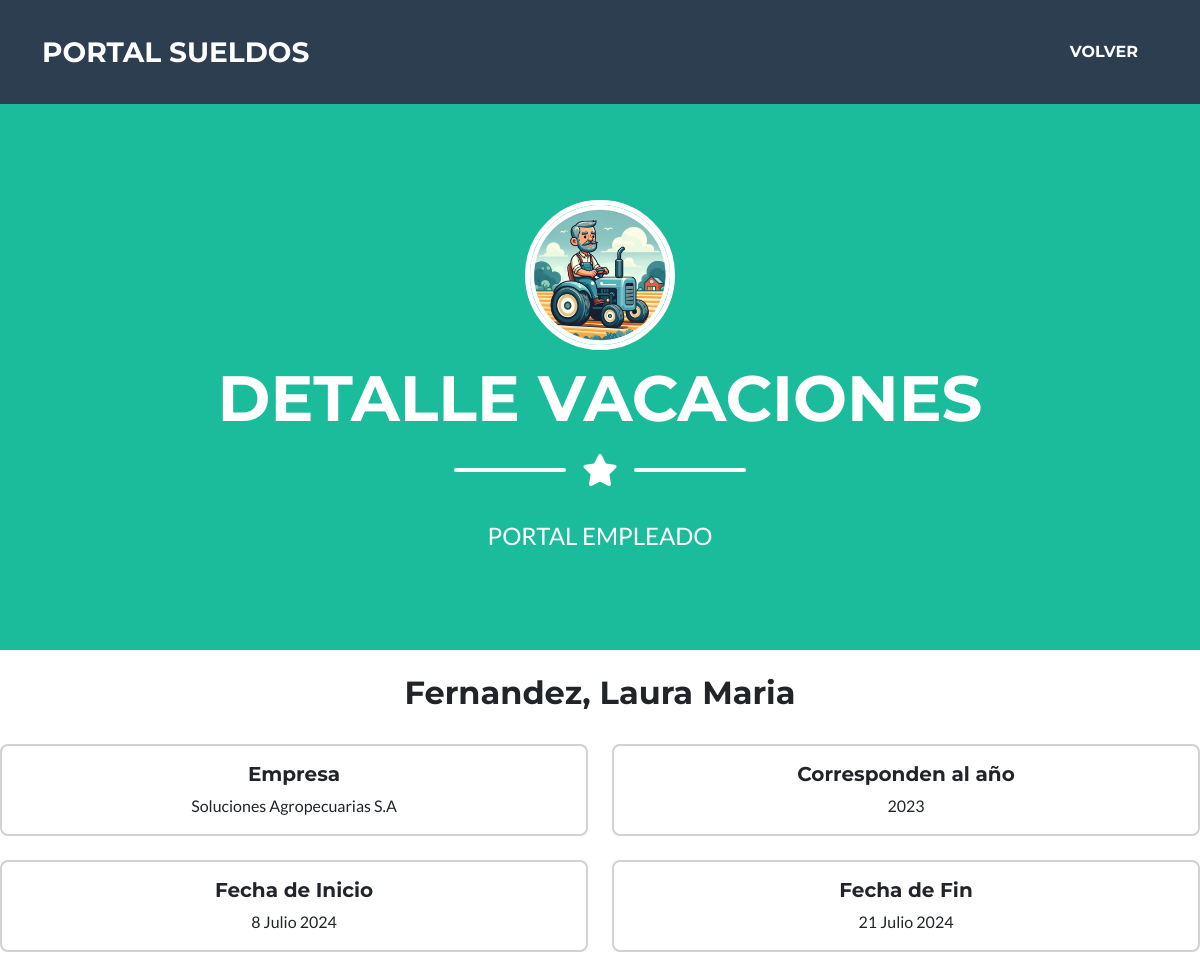
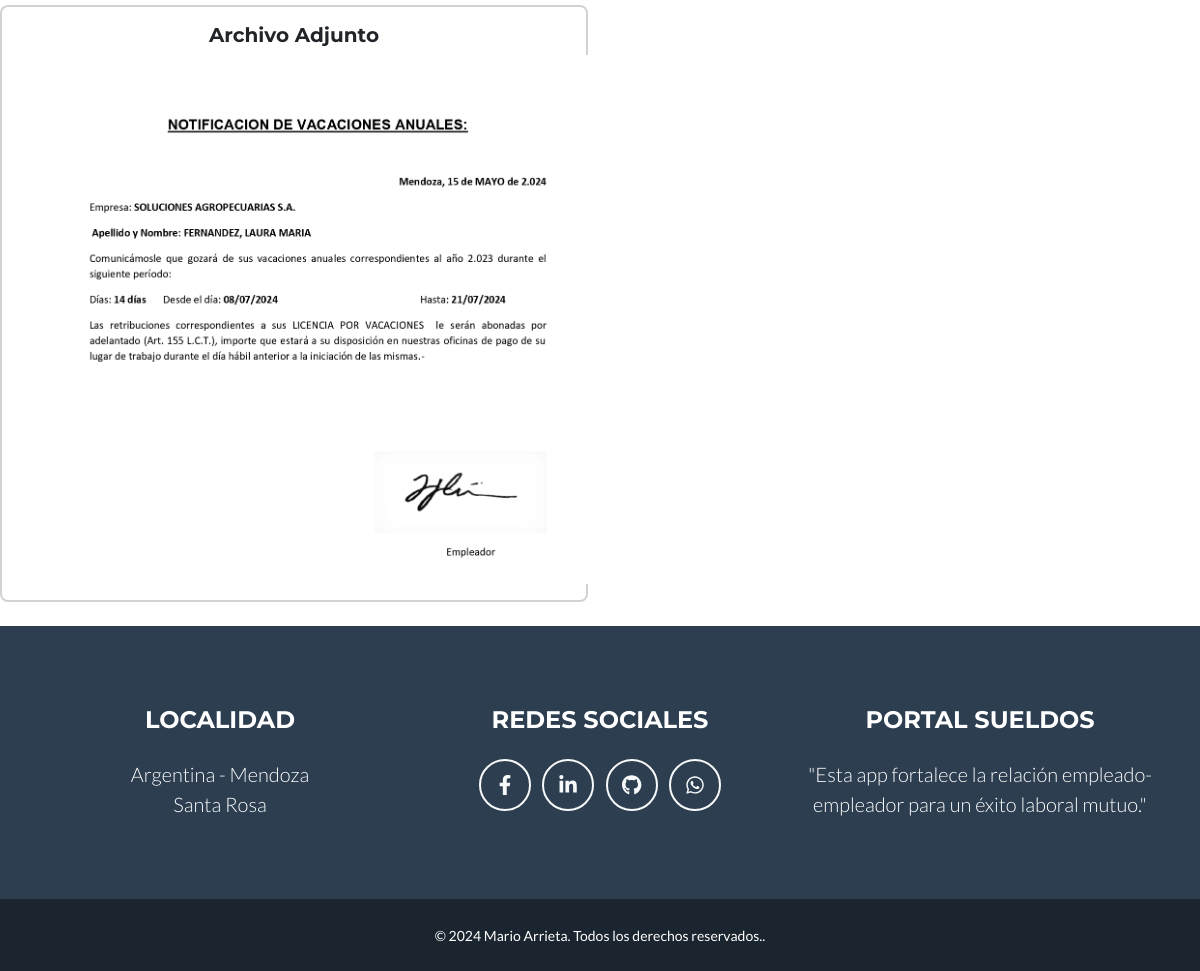
/empleado/vacaciones/detail/10 (signed in), run on the app's committed database (2 pictures, top to bottom).
### empleador/models.py (models this page shows, shortened)
class Vacaciones (models.Model):
    empleado = models.ForeignKey (Empleado, on_delete=models.CASCADE, verbose_name= "Empleado")
    fecha_notificacion = models.DateField(auto_now=True, verbose_name="Fecha de Notificación", editable=False)
    fecha_inicio = models.DateField(verbose_name="Fecha de Inicio")
    fecha_fin = models.DateField(verbose_name="Fecha de Finalizacion")
    período = models.PositiveIntegerField(validators=[validate_year_range], verbose_name="Corresponden al año")
    imagen = models.ImageField(upload_to="vacaciones", null=True, blank=True)
    visto = models.BooleanField (editable=False, default=False, verbose_name="Visto")
    class Meta:
        verbose_name_plural = "Vacaciones"

class Empleado (models.Model):
    empleador = models.ForeignKey (Empleador, on_delete=models.CASCADE, verbose_name="Empleador")
    apellido = models.CharField(max_length=50, verbose_name="Apellido")
    nombre = models.CharField(max_length=50, verbose_name="Nombre")
    cuil = models.PositiveIntegerField(validators=[validate_cuil_length], unique=True, verbose_name="CUIL")
    fecha_ingreso = models.DateField(verbose_name="Fecha de ingreso")
    email = models.EmailField(verbose_name= "e-Mail ")
    class Meta:
        verbose_name = "Empleado"
        verbose_name_plural = "Empleados"

class Empleador (models.Model):
    razonSocial = models.CharField(max_length=50, verbose_name="Razon Social")
    cuit = models.PositiveIntegerField(validators=[validate_cuil_length], unique=True, verbose_name="CUIT")
    email = models.EmailField(verbose_name="e-Mail")
    class Meta:
        verbose_name = "Empleador"
        verbose_name_plural = "Empleadores"

### empleado/views.py (the view)
# urls.py: path("vacaciones/detail/<pk>", views.VacacionesDetail.as_view(), name="vacaciones_detail"),
class VacacionesDetail (LoginRequiredMixin, DetailView):
    model = Vacaciones
    template_name = "empleado/vacaciones_detail.html"
    login_url = reverse_lazy ("empleado:login")
    def get_object(self, queryset=None):
        obj = super().get_object(queryset)
        obj.visto = True
        obj.save()
        return obj

### empleado/templates/empleado/vacaciones_detail.html
{% extends 'core/base.html' %}
{% load static %}
{% block  titulo%}
    <li class="nav-item mx-0 mx-lg-1"><a class="nav-link py-3 px-0 px-lg-3 rounded" href="{% url 'empleado:index' %}">Volver</a></li>
{% endblock titulo %}
{% block imagen %}
   {% static 'empleado/img/empleado.webp' %}
{% endblock imagen %}
{% block pagina%}
   DETALLE VACACIONES
{% endblock pagina%}
{% block mensaje%}
    PORTAL EMPLEADO
{% endblock mensaje%}
{% block formulario%}
    <br>
    <div class="detalle-notificaciones">
        <h2 class="text-center">{{ object.empleado.apellido}}, {{ object.empleado.nombre }}</h2><br>
        <div class="row row-cols-1 row-cols-md-2 g-4">
            <div class="col">
                <div class="card text-center">
                    <div class="card-body">
                        <h5 class="card-title">Empresa</h5>
                        <p class="card-text">{{ object.empleado.empleador.razonSocial }}</p>
                    </div>
                </div>
            </div>
            <div class="col">
                <div class="card text-center">
                    <div class="card-body">
                        <h5 class="card-title">Corresponden al año</h5>
                        <p class="card-text">{{ object.período }}</p>
                    </div>
                </div>
            </div>
            <div class="col">
                <div class="card text-center">
                    <div class="card-body">
                        <h5 class="card-title">Fecha de Inicio</h5>
                        <p class="card-text">{{ object.fecha_inicio }}</p>
                    </div>
                </div>
            </div>
            <div class="col">
                <div class="card text-center">
                    <div class="card-body">
                        <h5 class="card-title">Fecha de Fin</h5>
                        <p class="card-text">{{ object.fecha_fin }}</p>
                    </div>
                </div>
            </div>
            {% if object.imagen %}
            <div class="col text-center">
                <div class="card">
                    <div class="card-body">
                        <h5 class="card-title">Archivo Adjunto</h5>
                        <img src="{{ object.imagen.url }}" alt="Imagen de Vacaciones" style="max-width: 600px; max-height: 800px; margin: auto;">
                    </div>
                </div>
            </div>
            {% endif %}
        </div>
    </div>
    <br>
{% endblock formulario%}

### data on the page
Vacaciones: empleado.apellido "Fernandez", empleado.nombre "Laura Maria", empleado.empleador.razonSocial "Soluciones Agropecuarias S.A", período "2023", fecha_inicio "8 Julio 2024", fecha_fin "21 Julio 2024", imagen (picture)
